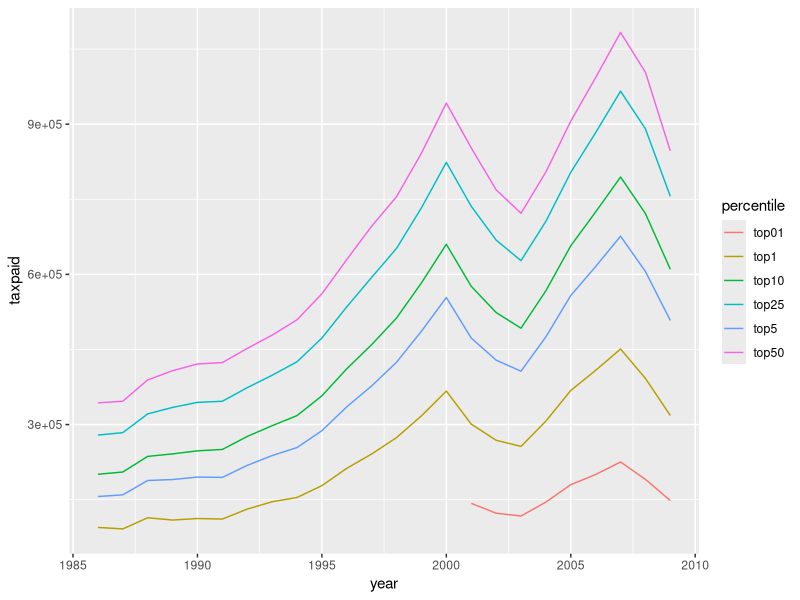

This figure's R source:
library(tidyverse)
taxpaid <- read_csv("09in05tr-totalincometax.csv", skip = 1)
names(taxpaid) <- c("year", "total", "top01", "top1", "top5", "top10", "top25", "top50")
taxpaid2 <- subset(taxpaid, select = -total) # drop total column
#taxpaid_tidy <- gather(taxpaid, key="percentile", value = "taxpaid", 
#                       total, top01, top1, top5, top10, top25, top50)
taxpaid2_tidy <- gather(taxpaid, key="percentile", value = "taxpaid", 
                       top01, top1, top5, top10, top25, top50)
ggplot(taxpaid2_tidy) + 
  geom_line(aes(x=year, y=taxpaid, colour=percentile))